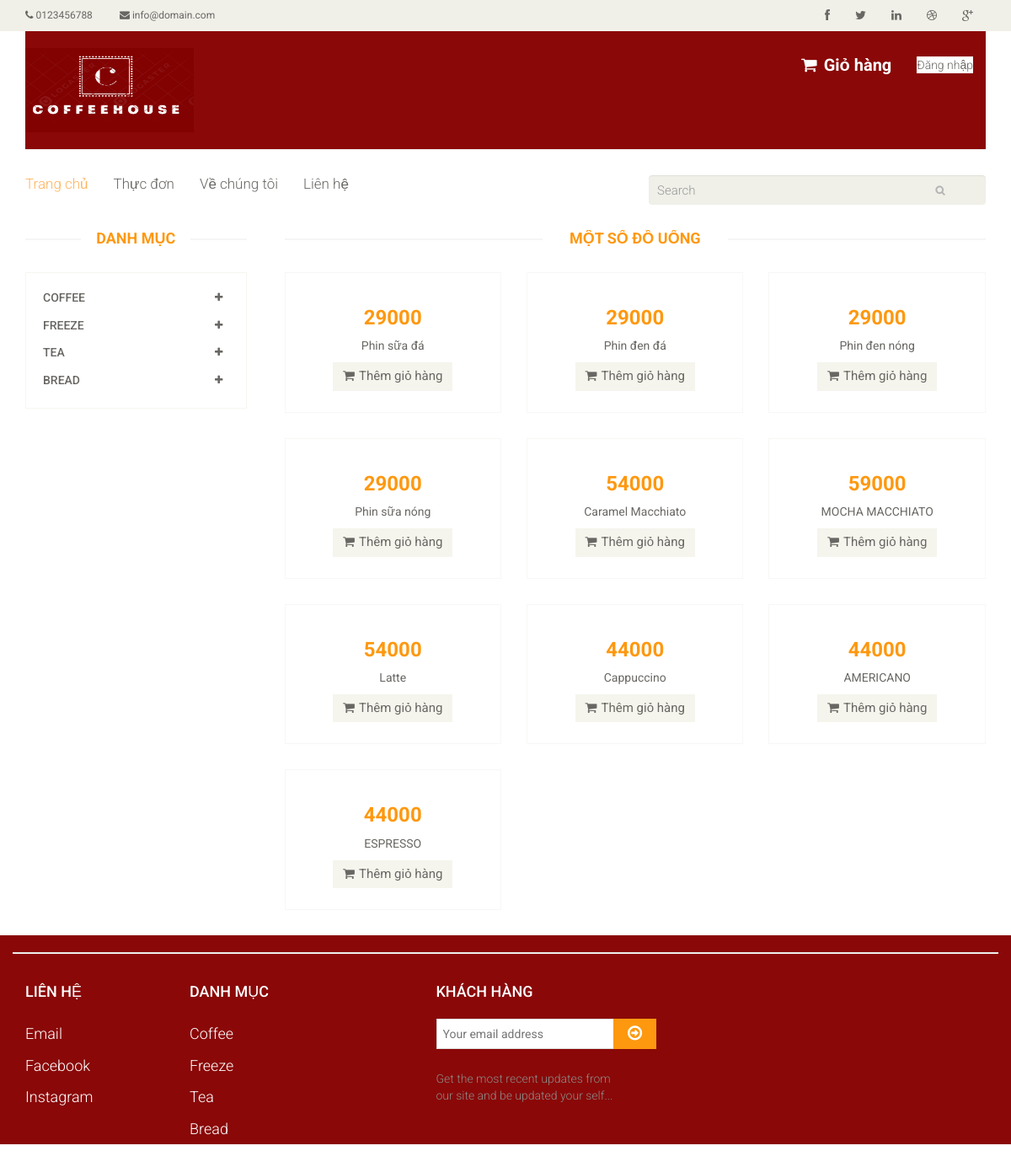
Screenshot of /productcat/1 with the database file from the repository.
### home/models.py (models this page shows)
class Category(models.Model):
    title = models.CharField(max_length=100,default='')
    description = models.TextField(default='')
    active = models.BooleanField(default=True)

class Product(models.Model):
    title = models.CharField(max_length=255,default='')
    description = models.TextField(default='')
    category = models.ForeignKey(Category,on_delete=models.CASCADE)
    product_img = models.CharField(max_length=255,default='')
    price = models.IntegerField(default=0)
    active = models.BooleanField(default=True)

### home/views.py (the view)
# urls.py: path('productcat/<int:id>', productcat, name ='productcat'),
def productcat(request,id):
    categories = Category.objects.all()
    procat = Product.objects.filter(category_id=id)
    return render(request, 'productcat.html', {'procat': procat,'categorys2': categories})

### home/templates/productcat.html (shortened to what this page needs)
{% extends 'base.html' %}
{% load static %}
{% block content %}
    <section>
		<div class="container">
			<div class="row">
				<div class="col-sm-3">
					<div class="left-sidebar">
						<h2>Danh mục</h2>
						<div class="panel-group category-products" id="accordian">
							{% for item in categorys2 %}
                            <div class="panel panel-default">
								<div class="panel-heading">
									<h4 class="panel-title">
										<a data-toggle="collapse" data-parent="#accordian" href="#{{ item.id }}">
											<span class="badge pull-right"><i class="fa fa-plus"></i></span>
											{{ item.title }}
										</a>
									</h4>
								</div>
							</div>
                            {% endfor %}
						</div>
					</div>
				</div>
				<div class="col-sm-9 padding-right">
					<div class="features_items">
						<h2 class="title text-center">Một số đồ uống</h2>
                        {% for item in procat %}
                            <div class="col-sm-4">
							<div class="product-image-wrapper">
								<div class="single-products">
										<div class="productinfo text-center">
											<h2>{{ item.price }}</h2>
											<a href="{% url 'home:detail' item.pk %}">
                                                <p>{{ item.title }}</p>
                                            </a>
											<a class="btn btn-default add-to-cart" ><i class="fa fa-shopping-cart"></i>Thêm giỏ hàng</a>
										</div>
								</div>
							</div>
						</div>
                        {% endfor %}
					</div>
				</div>
			</div>
		</div>
	</section>
{% endblock %}

### home/static/css/main.css (style rules this page uses)
body { font-family: 'Roboto', sans-serif; background:; position: relative; font-weight:400px; }
a { -webkit-transition: 300ms; -moz-transition: 300ms; -o-transition: 300ms; transition: 300ms; }
h1, h2, h3, h4, h5, h6 { font-family: 'Roboto', sans-serif; }
.category-products { border: 1px solid #F7F7F0; margin-bottom: 35px; padding-bottom: 20px; padding-top: 15px; }
.left-sidebar h2, .brands_products h2 { color: #FE980F; font-family: 'Roboto', sans-serif; font-size: 18px; font-weight: 700; margin: 0 auto 30px; text-align: center; text-transform: uppercase; position: relative; z-index:3; }
.left-sidebar h2:after, h2.title:after { content: " "; position: absolute; border: 1px solid #f5f5f5; bottom:8px; left: 0; width: 100%; height: 0; z-index: -2; }
.left-sidebar h2:before { content: " "; position: absolute; background: #fff; bottom: -6px; width: 130px; height: 30px; z-index: -1; left: 50%; margin-left: -65px; }
h2.title:before { content: " "; position: absolute; background: #fff; bottom: -6px; width: 220px; height: 30px; z-index: -1; left: 50%; margin-left: -110px; }
.category-products .panel { background-color: #FFFFFF; border: 0px; border-radius: 0px; box-shadow:none; margin-bottom: 0px; }
.category-products .panel-default .panel-heading { background-color: #FFFFFF; border: 0 none; color: #FFFFFF; padding: 5px 20px; }
.category-products .panel-default .panel-heading .panel-title a { color: #696763; font-family: 'Roboto', sans-serif; font-size: 14px; text-decoration: none; text-transform: uppercase; }
.category-products .badge { background:none; border-radius: 10px; color: #696763; display: inline-block; font-size: 12px; font-weight: bold; line-height: 1; min-width: 10px; padding: 3px 7px; text-align: center; vertical-align: baseline; white-space: nowrap; }
.padding-right { padding-right: 0; }
.features_items { overflow:hidden; }
h2.title { color: #FE980F; font-family: 'Roboto', sans-serif; font-size: 18px; font-weight: 700; margin: 0 15px; text-transform: uppercase; margin-bottom: 30px; position: relative; }
.product-image-wrapper { border:1px solid #F7F7F5; overflow: hidden; margin-bottom:30px; }
.single-products { position: relative; }
.productinfo h2 { color: #FE980F; font-family: 'Roboto', sans-serif; font-size: 24px; font-weight: 700; }
.productinfo p { font-family: 'Roboto', sans-serif; font-size: 14px; font-weight: 400; color: #696763; }
.productinfo { position:relative; }
.add-to-cart { background:#F5F5ED; border: 0 none; border-radius: 0; color: #696763; font-family: 'Roboto', sans-serif; font-size: 15px; margin-bottom: 25px; }
.add-to-cart i { margin-right:5px; }

### rows the page displays
Category: title "COFFEE"
Category: title "FREEZE"
Category: title "TEA"
Category: title "BREAD"
Product: price "29000", title "Phin sữa đá"
Product: price "29000", title "Phin đen đá"
Product: price "29000", title "Phin đen nóng"
Product: price "29000", title "Phin sữa nóng"
Product: price "54000", title "Caramel Macchiato"
Product: price "59000", title "MOCHA MACCHIATO"
Product: price "54000", title "Latte"
Product: price "44000", title "Cappuccino"
Product: price "44000", title "AMERICANO"
Product: price "44000", title "ESPRESSO"
